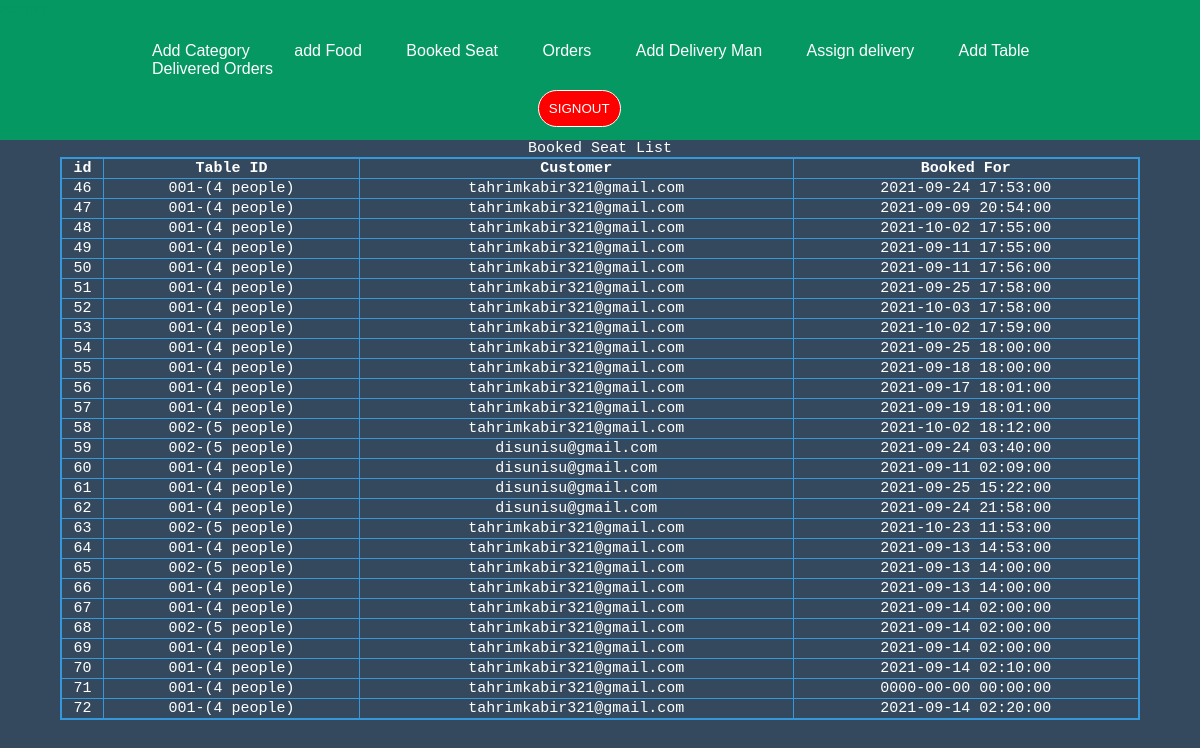
The page /BookedSeat.php (signed in) on the database its author committed.
### tables this page shows
CREATE TABLE `bookedseat` (
  `id` int(11) NOT NULL,
  `table_id` varchar(30) NOT NULL,
  `email` varchar(25) NOT NULL,
  `booked_for` datetime DEFAULT NULL,
  `booked_at` datetime NOT NULL DEFAULT current_timestamp()
);

### BookedSeat.php (the view, shortened to what this page needs)
<?php
require 'admin.php';
 ?>
 <!DOCTYPE html>
 <html lang="en" dir="ltr">
   <head>
     <link rel="stylesheet" href="BookedSeat.css">
   </head>
   <body>
     <div >
       <table class="center" border="1">
         <caption>Booked Seat List</caption>
         <tr>
           <th>id</th>
           <th>Table ID</th>
           <th>Customer</th>
           <th>Booked For</th>
         </tr>
         <?php
          $bs=mysqli_query($conn,"SELECT * FROM bookedseat");
          if (mysqli_num_rows($bs)) {
            while ($r = mysqli_fetch_assoc($bs)) {
              echo "<tr>";
              echo "<td>".$r['id']."</td>";
              echo "<td>".$r['table_id']."</td>";
              echo "<td>".$r['email']."</td>";
              echo "<td>".$r['booked_for']."</td>";
              echo "</tr>";
            }
          }
          ?>
       </table>
     </div>
   </body>
 </html>

### admin.php (shortened to what this page needs)
 <!DOCTYPE html>
 <html lang="en" dir="ltr">
   <head>
     <link rel="stylesheet" href="admin.css">
   </head>
   <body>
 <nav  class="up">
       <a class="topadmin" href="#"><?php if (isset($_SESSION["uname"])) {
       } ?></a>
<div class="value">
       <a class="change" href="AddCategory.php">Add Category</a>
       <a class="change" href="AddFood.php">add Food</a>
       <a class="change" href="BookedSeat.php">Booked Seat</a>
       <a class="change" href="orderList.php">Orders</a>
       <a class="change" href="AddDeliveryMan.php">Add Delivery Man</a>
       <a class="change" href="AssignDelivery.php">Assign delivery</a>
       <a class="change" href="addTable.php">Add Table</a>
       <a class="change" href="deliveredOrder.php">Delivered Orders</a>
       <form  method="post">
         <input type="submit" name="signout" value="SIGNOUT">
       </form>
          </div>
   </nav>
   </body>
 </html>

### admin.css (style rules this page uses)
a.change { color: white; white-space: nowrap; text-decoration: none; margin: 20px 20px; }
body { margin: 0; padding: 0; font-family: sans-serif; background: #D4D4D4; }
.up { background: #059862; height: 140px; }
.value { margin-left:11%; margin-top: 2%; }
input[type = "submit"] { background: red; border: 1px solid white; padding: 10px 10px; margin: 12px 38%; outline: none; color: white; border-radius: 24px; transition: 0.25s; cursor: pointer; }
.topadmin { text-decoration: none; color: #059862; padding-top: 40px; }

### BookedSeat.css (style rules this page uses)
body { background: #34495e; }
table { width: 90%; margin: auto; text-align: center; font-family: monospace; font-size: 15px; border: 2px solid #3498db; border-collapse: collapse; color: white; }

### rows shown on the page
bookedseat: id "46", table "001-(4 people)", email "tahrimkabir321@gmail.com", booked_for "2021-09-24 17:53:00"
bookedseat: id "47", table "001-(4 people)", email "tahrimkabir321@gmail.com", booked_for "2021-09-09 20:54:00"
bookedseat: id "48", table "001-(4 people)", email "tahrimkabir321@gmail.com", booked_for "2021-10-02 17:55:00"
bookedseat: id "49", table "001-(4 people)", email "tahrimkabir321@gmail.com", booked_for "2021-09-11 17:55:00"
bookedseat: id "50", table "001-(4 people)", email "tahrimkabir321@gmail.com", booked_for "2021-09-11 17:56:00"
bookedseat: id "51", table "001-(4 people)", email "tahrimkabir321@gmail.com", booked_for "2021-09-25 17:58:00"
bookedseat: id "52", table "001-(4 people)", email "tahrimkabir321@gmail.com", booked_for "2021-10-03 17:58:00"
bookedseat: id "53", table "001-(4 people)", email "tahrimkabir321@gmail.com", booked_for "2021-10-02 17:59:00"
bookedseat: id "54", table "001-(4 people)", email "tahrimkabir321@gmail.com", booked_for "2021-09-25 18:00:00"
bookedseat: id "55", table "001-(4 people)", email "tahrimkabir321@gmail.com", booked_for "2021-09-18 18:00:00"
bookedseat: id "56", table "001-(4 people)", email "tahrimkabir321@gmail.com", booked_for "2021-09-17 18:01:00"
bookedseat: id "57", table "001-(4 people)", email "tahrimkabir321@gmail.com", booked_for "2021-09-19 18:01:00"
bookedseat: id "58", table "002-(5 people)", email "tahrimkabir321@gmail.com", booked_for "2021-10-02 18:12:00"
bookedseat: id "59", table "002-(5 people)", email "disunisu@gmail.com", booked_for "2021-09-24 03:40:00"
bookedseat: id "60", table "001-(4 people)", email "disunisu@gmail.com", booked_for "2021-09-11 02:09:00"
bookedseat: id "61", table "001-(4 people)", email "disunisu@gmail.com", booked_for "2021-09-25 15:22:00"
bookedseat: id "62", table "001-(4 people)", email "disunisu@gmail.com", booked_for "2021-09-24 21:58:00"
bookedseat: id "63", table "002-(5 people)", email "tahrimkabir321@gmail.com", booked_for "2021-10-23 11:53:00"
bookedseat: id "64", table "001-(4 people)", email "tahrimkabir321@gmail.com", booked_for "2021-09-13 14:53:00"
bookedseat: id "65", table "002-(5 people)", email "tahrimkabir321@gmail.com", booked_for "2021-09-13 14:00:00"
bookedseat: id "66", table "001-(4 people)", email "tahrimkabir321@gmail.com", booked_for "2021-09-13 14:00:00"
bookedseat: id "67", table "001-(4 people)", email "tahrimkabir321@gmail.com", booked_for "2021-09-14 02:00:00"
bookedseat: id "68", table "002-(5 people)", email "tahrimkabir321@gmail.com", booked_for "2021-09-14 02:00:00"
bookedseat: id "69", table "001-(4 people)", email "tahrimkabir321@gmail.com", booked_for "2021-09-14 02:00:00"
bookedseat: id "70", table "001-(4 people)", email "tahrimkabir321@gmail.com", booked_for "2021-09-14 02:10:00"
bookedseat: id "71", table "001-(4 people)", email "tahrimkabir321@gmail.com", booked_for "0000-00-00 00:00:00"
bookedseat: id "72", table "001-(4 people)", email "tahrimkabir321@gmail.com", booked_for "2021-09-14 02:20:00"
